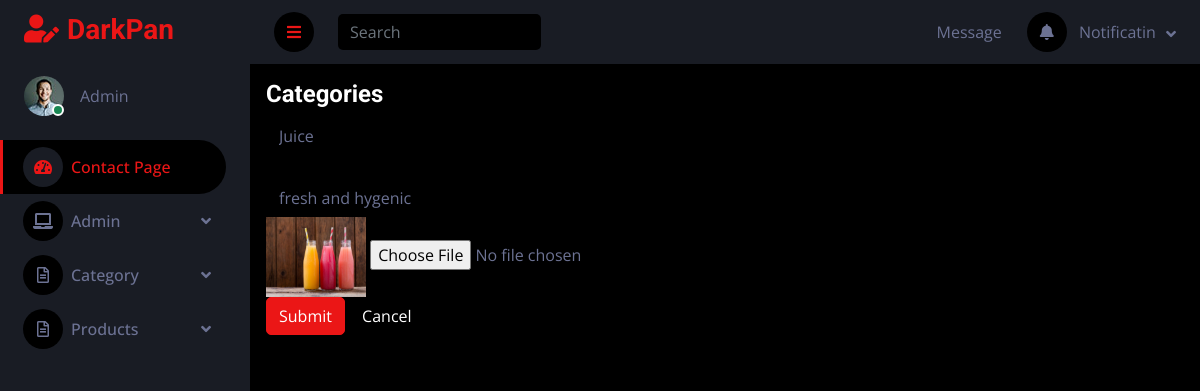
Page /backent/edtcategory/1/ on the committed database.
### backent/models.py (models this page shows)
class addcategorydb(models.Model):
    Name = models.CharField(max_length=100, null=True, blank=True)
    Description = models.CharField(max_length=500, null=True, blank=True)
    Image = models.ImageField(upload_to="profile", null=True, blank=True)

### backent/views.py (the view)
# urls.py: path('edtcategory/<int:dataid>/', views.edtcategory, name="edtcategory"),
def edtcategory(request, dataid):
    data = addcategorydb.objects.get(id=dataid)
    print(data)
    return render(request, "editcategory.html", {'data':data})

### backent/templates/editcategory.html (shortened to what this page needs)
<!DOCTYPE html>
{% extends 'index.html' %}
{% block content %}
<html lang="en">
<head>
</head>
<body>
                  <div class="card-body">
                    <h4 class="card-title">Categories</h4>
                    <form class="forms-sample" method="POST" action="{% url 'Updatecategorypage' dataid=data.id %}" enctype="multipart/form-data">
                   <div class="card-form-group">
                        <input type="text" class="form-control" id="exampleInputName1" placeholder="Name" name="name" value="{{data.Name}}"><br>
                      </div>
                 <div class="form-group">
                            <input type="text" class="form-control" id="exampleInputName2" placeholder="Name" name="description" value="{{data.Description}}">                      </div>
                      <div>
                      <img src="{{data.Image.url}}" width="100px" height="80px">
                        <input type="file" name="image">
                      </div>
                      <button type="submit" class="btn btn-primary mr-2">Submit</button>
                      <button class="btn btn-dark">Cancel</button>
                    </form>
                  </div>
                </div>
</body>
</html>
{% endblock %}

### backent/static/css/style.css (style rules this page uses)
:root { --primary: #EB1616; --secondary: #191C24; --light: #6C7293; --dark: #000000; }
.btn { transition: .5s; }

### rows in the picture
addcategorydb: name "Juice", description "fresh and hygenic", Image (picture)
